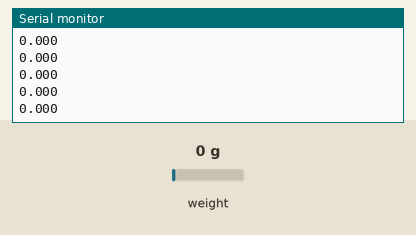
A sketch run on a simulated Arduino Uno, built with avr-gcc and run on an emulated ATmega328P. Shown: the last lines printed to the serial monitor. The test bench sets the inputs (shaded band); at power-on: weight on the scale 0 g.

Above: at 3.2 s.
3.3 s: weight on the scale set to 100 g
At 3.31 s:
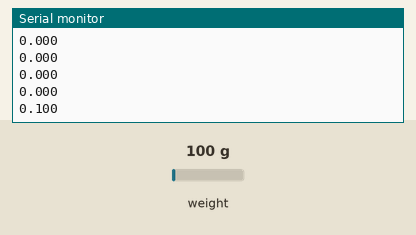
4.8 s: weight on the scale set to 1250 g
At 4.82 s:
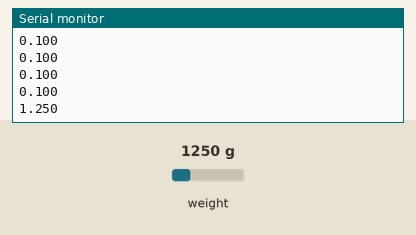
Timing chart, 0 to 7.8 s (numbered marks = the images above; inputs shaded):
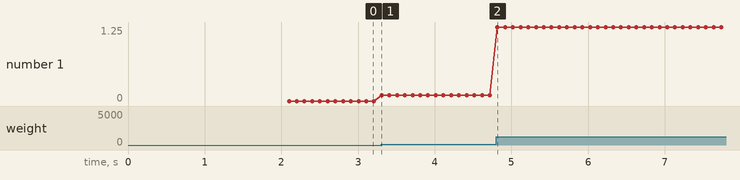

The sketch:

loadcell.ino
```cpp
#include "HX711.h"
HX711 scale;
float calibration_factor = -44100; //로드셀 종류나 상황에 따라 적당한 값으로 시작 + or - 어떤 값이 될지 모름


void setup() {
  Serial.begin(115200);
  scale.begin(2, 3); //dt 2 sck3
//  Serial.println("HX711 /calibration sketch");
//  Serial.println("Remove all weight from scale");
//  Serial.println("After readings begin, place known weight on scale");
//  Serial.println("Press + or a to increase calibration factor");
//  Serial.println("Press - or z to decrease calibration factor");
  scale.set_scale();
  scale.tare(); //Reset the scale to 0
  long zero_factor = scale.read_average(); //Get a baseline reading
//  Serial.print("Zero factor: "); //This can be used to remove the need to tare the scale. Useful in permanent scale projects.
//  Serial.println(zero_factor);
}


void loop() {
  scale.set_scale(calibration_factor); //Adjust to this calibration factor
//  Serial.print("Reading: ");
  Serial.print(scale.get_units(), 3); // 뒤에 있는 숫자는 몇 자리까지 보여줄지입니다.
//  Serial.print(" kg");
//  Serial.print(" calibration_factor: ");
//  Serial.print(calibration_factor);
  Serial.println();

//  if (Serial.available())
//
//  {
//
//    char temp = Serial.read(); //시리얼 모니터상에서 캘리를 조정할 수 있다 대신 10씩 움직여지기 때문에 캘리가 크게 변해야 하는 경우는 코드에서 직접 숫자를 변경하고 재실행하는 게 훨씬 빠릅니다.
//
//    if (temp == '+' || temp == 'a')
//
//      calibration_factor += 100;
//
//    else if (temp == '-' || temp == 'z')
//
//      calibration_factor -= 100;
//
//  }

}
```

Measured:
- after the input at 3.3 s, the serial monitor: prints a new line at once (image 1)
- after the input at 4.8 s, the serial monitor: prints a new line at once (image 2)
- plotted number 1: 0 → 0.1 after the input at 3.3 s, 0.1 → 1.25 after the input at 4.8 s
